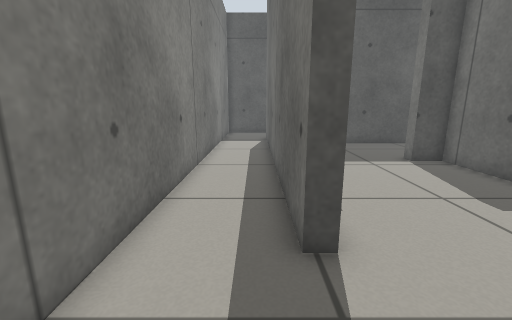
View 1 (above)

18 first-person views from a walk through a robot-simulator world made for Gazebo. The camera is 0.61 m above the floor, tilts 12° down and sees 90° across. The floor is counted in squares, 0.25 m on a side. Each view is taken from the middle of a square. On the plan, view 1 faces up. The plan holds only what a view shows up to about 17 squares ahead; the rest is blank.

View 2
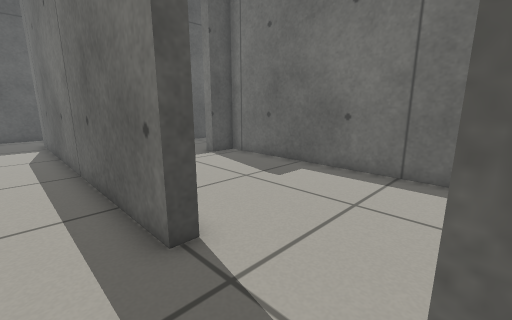

View 3
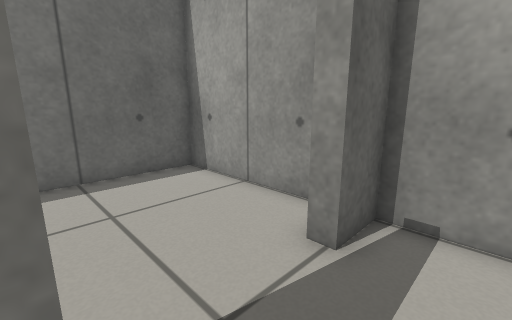

View 4
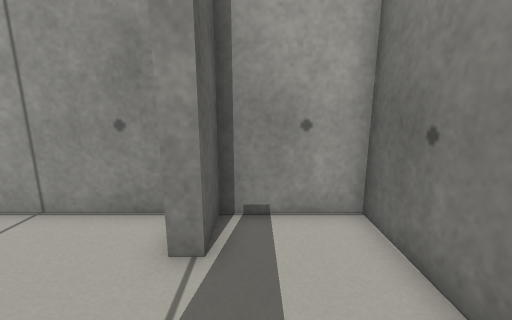

View 5
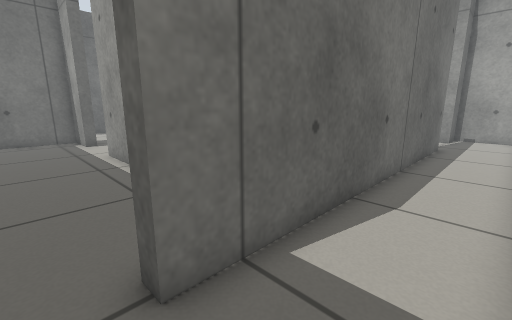

View 6
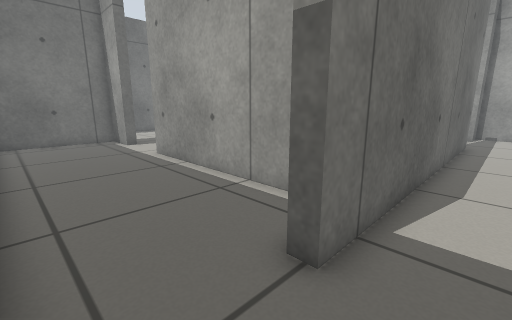

View 7
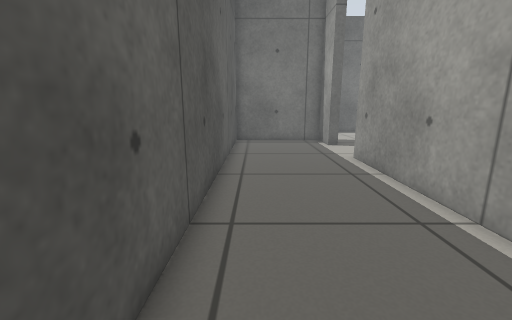

View 8
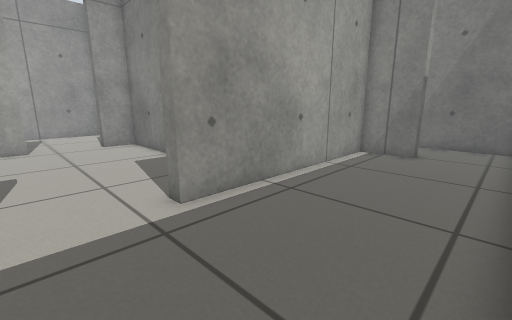

View 9
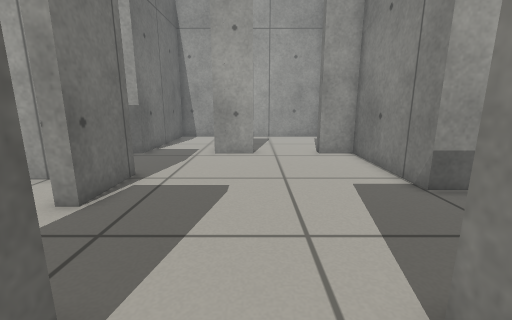

View 10
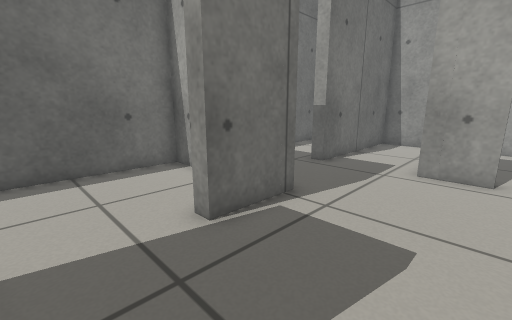

View 11
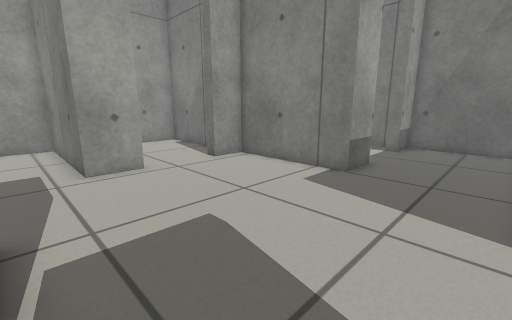

View 12
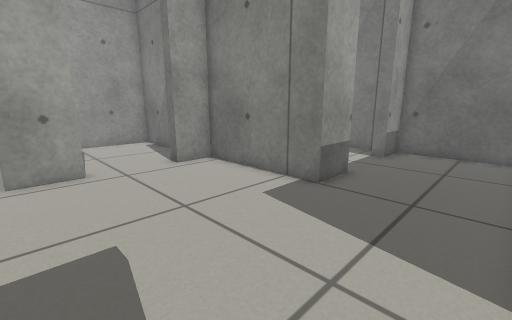

View 13
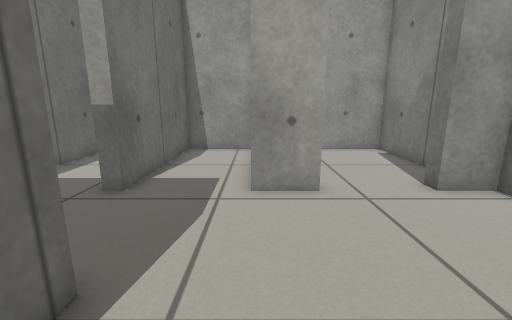

View 14
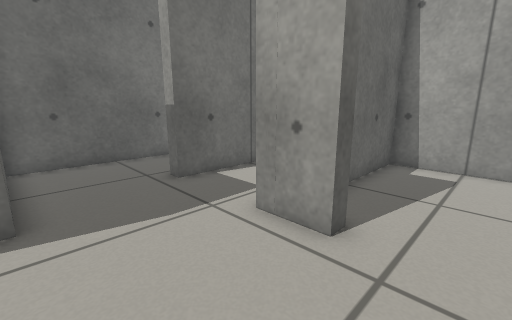

View 15
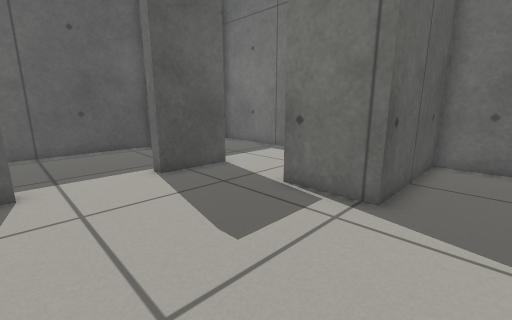

View 16
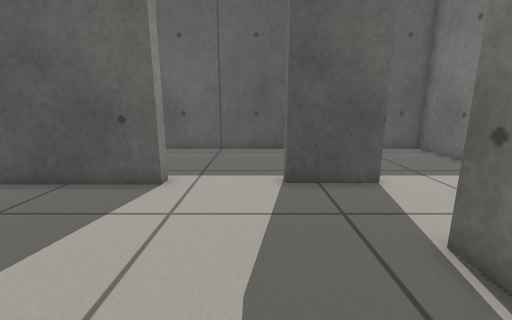

View 17
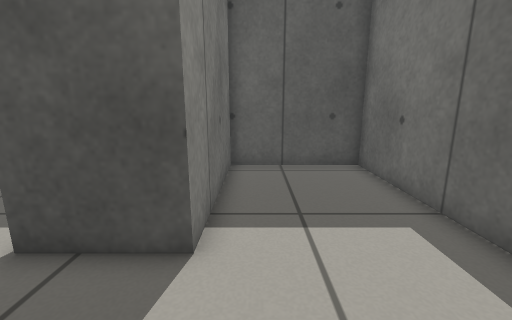

View 18
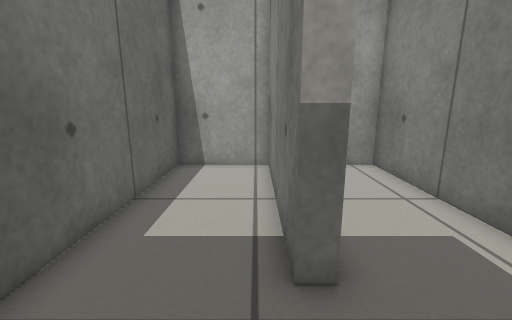

### Floor plan
Points are (right, up) in squares from view 1. A wall is a line through its corners. A room is listed if a view was taken in it or the views show most of it. See-through windows are left out.
Room 1 (views 1, 2, 3, 4, 5, 6, 7)
walls: (-2.5, 17.4) (-2.5, -1.5) (0.8, -1.5) (0.8, 0.2) (1.5, 0.2); (1.5, 3.9) (0.8, 3.9) (0.8, 19.9) (1.4, 19.9); (-2.5, 23.1) (-2.5, 19.1); (1.5, 23.4) (-1, 23.4)
ways out: opening at (1, 21.5) to room 2; opening at (1, 2) to room 6
Room 2 (views 8, 9)
walls: (15.9, 16.9) (15.9, 17.3) (18.3, 17.3) (18.3, 23.4) (1.5, 23.4); (1.4, 19.9) (1.4, 17.3) (12, 17.3) (12, 16.9)
ways out: opening at (1, 21.5) to room 1; opening at (14, 17) to room 3
Room 3 (views 10, 11, 12, 13, 14, 15, 16)
walls: (14.1, 5.9) (16.1, 5.9) (16.1, -1.5) (19.9, -1.5) (19.9, 5.9) (20.5, 5.9); (12, 16.9) (5.9, 16.9); (7, 11.8) (8.9, 11.8) (8.9, 5.9) (10.7, 5.9); (20.6, 10.1) (18.3, 10.1) (18.3, 13.1) (19, 13.1); (19, 16.9) (15.9, 16.9); (1.4, 16.2) (1.4, 11.8) (3.1, 11.8)
ways out: opening at (14, 17) to room 2; opening at (18.5, 15) to room 4; opening at (20, 7.5) to room 5; opening at (5, 11.5) to room 6; opening at (12.5, 5.5) to room 7
Room 4 (view 17)
walls: (20.9, 10.7) (24.3, 10.7) (24.3, 23.4) (19, 23.4) (19, 16.9)
ways out: opening at (18.5, 15) to room 3
Room 5 (view 18)
walls: (20.5, 5.9) (20.5, -1.5) (24.3, -1.5) (24.3, 10.1) (20.6, 10.1)
ways out: opening at (20, 7.5) to room 3
Room 6 (no view inside)
walls: (1.4, 10.8) (1.4, 9.2); (3.1, 11.8) (3.1, 11.1); (2, -1.5) (8.4, -1.5) (8.4, 11.2) (7, 11.2) (7, 11.8)
ways out: opening at (1, 2) to room 1; opening at (5, 11.5) to room 3
Room 7 (no view inside)
walls: (8.9, 2.7) (8.9, -1.5) (15.5, -1.5) (15.5, 2.3); (14.1, 5.3) (14.1, 5.9); (10.7, 5.9) (10.7, 5.3)
ways out: opening at (12.5, 5.5) to room 3

Positions as (right, up) in squares from view 1, and headings:
1: (0, 0), facing up
2: (-1, 0), facing up-right
3: (-1, 4), facing down-right
4: (0, 4), facing down
5: (-2, 21), facing down-right
6: (-1, 23), facing down-right
7: (0, 22), facing right
8: (15, 23), facing down-left
9: (14, 19), facing down
10: (14, 16), facing down-right
11: (18, 16), facing down-left
12: (16, 16), facing down-left
13: (16, 13), facing down
14: (12, 10), facing down-right
15: (12, 8), facing up-right
16: (15, 9), facing up
17: (20, 13), facing up
18: (21, 9), facing down
